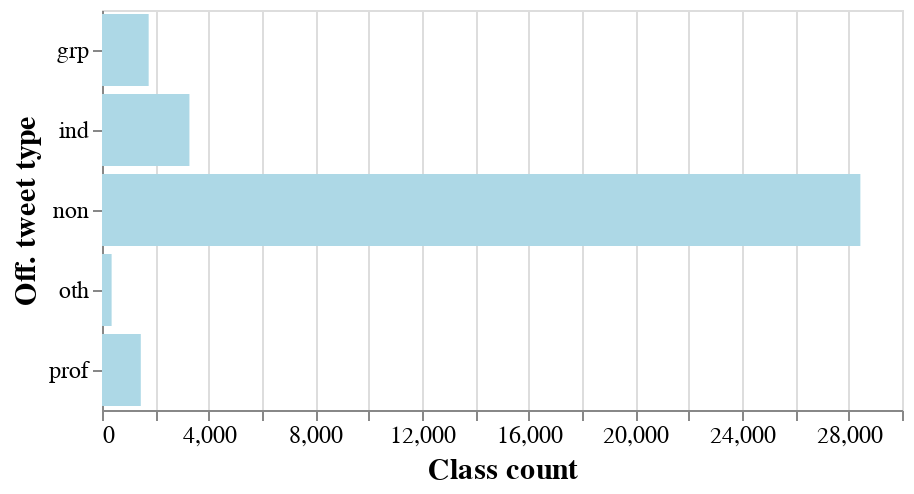

Here is the notebook cell this chart was saved with:
### Code cell
alt.Chart(class_counts, height=200).mark_bar(color="lightblue").encode(
    x=alt.X("counts:Q", title="Class count"),
    y=alt.Y("label:N", title="Off. tweet type")
).configure_axis(
    labelFontSize=12,
    titleFontSize=15
)

### Figure 1 — Vega-Lite specification as saved in the notebook (floating-point values rounded to 4 significant figures)
{"config": {"view": {"continuousWidth": 400, "continuousHeight": 300}, "axis": {"labelFontSize": 12, "titleFontSize": 15}}, "data": {"name": "data-d102070459e5e523903bcc21b548f893"}, "mark": {"type": "bar", "color": "lightblue"}, "encoding": {"x": {"type": "quantitative", "field": "counts", "title": "Class count"}, "y": {"type": "nominal", "field": "label", "title": "Off. tweet type"}}, "height": 200, "$schema": "https://vega.github.io/schema/vega-lite/v4.8.1.json", "datasets": {"data-d102070459e5e523903bcc21b548f893": [{"label": "non", "counts": 28439}, {"label": "ind", "counts": 3279}, {"label": "grp", "counts": 1750}, {"label": "prof", "counts": 1455}, {"label": "oth", "counts": 361}]}}
